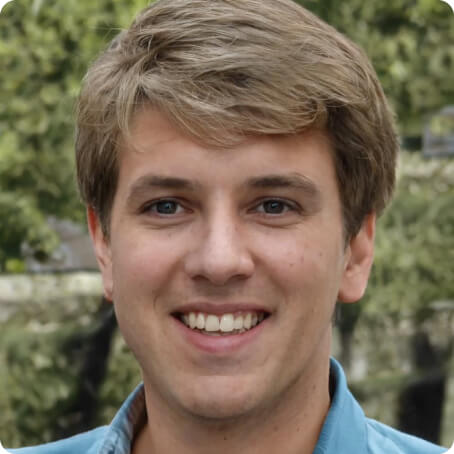
#> input picture codes/Question3/train.jpg, 454 x 454 px
$ jupyter execute 'Discrete Hopfield Network.ipynb'
#> lines starting #> are read from the running program, lines starting #| are printed output that depends on the picture; after the words box and inside, x2 and y2 are one past the last pixel; in counts of white or black regions, pixels touching at a corner belong together
[cell 1]
import cv2
import numpy as np
from skimage import color
from PIL import Image
import random
import matplotlib.pyplot as plt

[cell 2]
def normalize(image):
  a = np.array(image.resize((64, 64)))
  a = a/255
  res = a[:,:,0]
  threshold = 0.46
  normal_img = np.where(res <= threshold, 1, -1)

  return normal_img

[cell 3]
def MdHebbian_Weight(input):
  n = np.size(input, axis = 0)
  W = np.zeros((n, n))
  I = np.identity(n)
  ST = np.transpose(input)
  W = np.dot(input, ST)-I
  return W

[cell 4]
trainImg = Image.open('train.jpg')
#> trainImg is the input picture: PIL image 454x454 RGB; mean R, G, B 120.6, 107.4, 86.5
testImg1 = Image.open('test1.png')
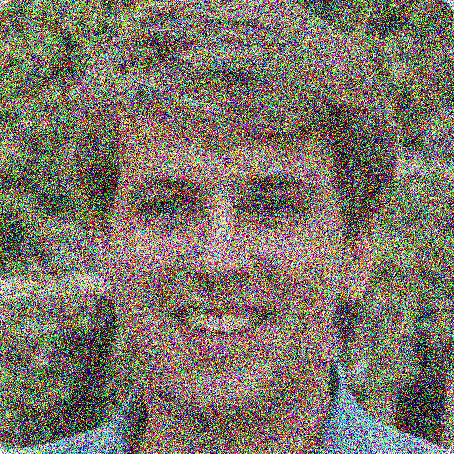
#> input picture codes/Question3/test1.png, 454 x 454 px
#> testImg1 is the input picture: PIL image 454x454 RGBA; mean R, G, B, A 123.3, 116, 104, 255
testImg2 = Image.open('test2.png')
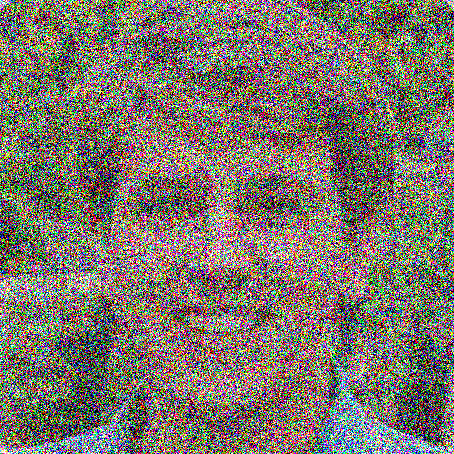
#> input picture codes/Question3/test2.png, 454 x 454 px
#> testImg2 is the input picture: PIL image 454x454 RGBA; mean R, G, B, A 124, 117.4, 107.1, 255
testImg3 = Image.open('test3.png')
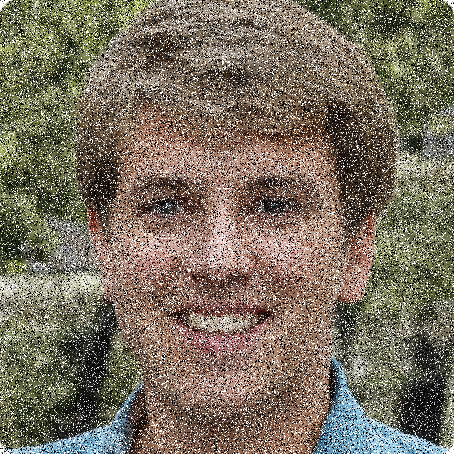
#> input picture codes/Question3/test3.png, 454 x 454 px
#> testImg3 is the input picture: PIL image 454x454 RGBA; mean R, G, B, A 122.3, 112, 95.7, 255

[cell 5]
train = normalize(trainImg)
#> in normalize, `normal_img = np.where(res <= threshold, 1, -1)`:
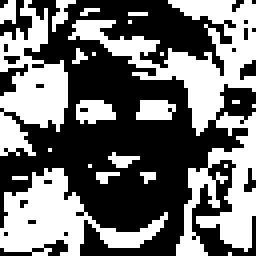
#> normal_img: shape (64, 64) int64 (shown 4 times larger); values -1 (black) and 1 (white), 44.2% white; 23 white regions (17 under 20 px), largest, box (x1, y1, x2, y2) and area: (17, 0, 64, 64) 859, (0, 42, 42, 64) 396, (0, 0, 17, 39) 358, (19, 25, 29, 31) 45, (34, 25, 44, 30) 42, (13, 0, 19, 8) 21
test1 = normalize(testImg1)
#> in normalize (call 2), `normal_img = np.where(res <= threshold, 1, -1)`: normal_img: shape (64, 64) int64; values -1 (black) and 1 (white), 39.5% white; 60 white regions (51 under 20 px), largest, box (x1, y1, x2, y2) and area: (16, 5, 64, 34) 352, (0, 42, 21, 64) 284, (0, 14, 17, 39) 247
test2 = normalize(testImg2)
#> in normalize (call 3), `a = np.array(image.resize((64, 64)))`:
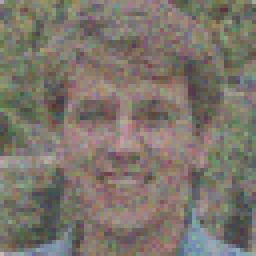
#> a: shape (64, 64, 4) (shown 4 times larger); mean R, G, B, A 123.9, 117.4, 107.1, 255
#> in normalize (call 3), `normal_img = np.where(res <= threshold, 1, -1)`: normal_img: shape (64, 64) int64; values -1 (black) and 1 (white), 38% white; 72 white regions (64 under 20 px), largest, box (x1, y1, x2, y2) and area: (39, 0, 64, 34) 329, (0, 2, 18, 39) 301, (44, 27, 64, 64) 274
test3 = normalize(testImg3)
#> in normalize (call 4), `res = a[:,:,0]`:
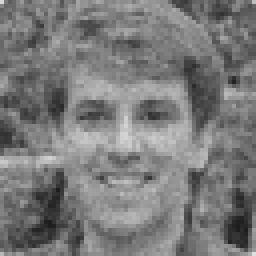
#> res: shape (64, 64) float64 (shown 4 times larger); min 0.114, max 0.875, mean 0.479
#> in normalize (call 4), `normal_img = np.where(res <= threshold, 1, -1)`:
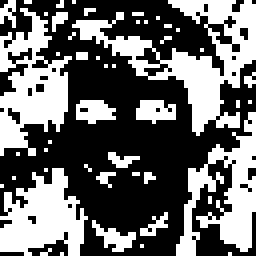
#> normal_img: shape (64, 64) int64 (shown 4 times larger); values -1 (black) and 1 (white), 41.7% white; 48 white regions (41 under 20 px), largest, box (x1, y1, x2, y2) and area: (18, 0, 64, 34) 490, (0, 2, 18, 39) 342, (44, 28, 64, 64) 308

[cell 6]
f, axis = plt.subplots(1,4, figsize=(10,10))
axis[0].imshow(train, cmap = "Greys")
axis[0].set_title("train")
axis[1].imshow(test1, cmap = "Greys")
axis[1].set_title("test1")
axis[2].imshow(test2, cmap = "Greys")
axis[2].set_title("test2")
axis[3].imshow(test3, cmap = "Greys")
axis[3].set_title("test3")

[cell 7]
a = np.size(train, axis = 0)
#> a = 64
b = np.size(train, axis = 1)
#> b = 64
M = a*b
#> M = 4096

[cell 8]
train_input = train.reshape(M, 1)
#> train_input = 4096 values, max 1 at index 2, min -1 at index 0, mean -0.117
weight = MdHebbian_Weight(train_input)
#> in MdHebbian_Weight, `n = np.size(input, axis = 0)`: n = 4096
#> in MdHebbian_Weight, `I = np.identity(n)`: I: shape (4096, 4096) float64; values 0 (black) and 1 (white), 0.02% white in thin lines or dots
#> in MdHebbian_Weight, `W = np.dot(input, ST)-I`:
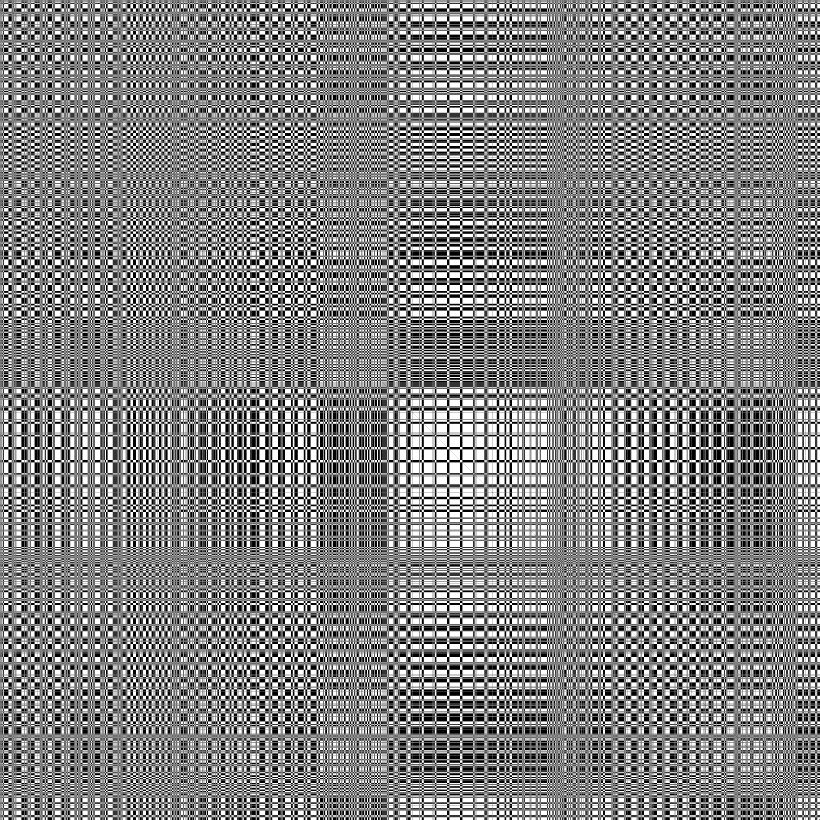
#> W: shape (4096, 4096) float64 (shown at 1/5 size); min -1, max 1, mean 0.0134; drawn with min black and max white
print(weight)
#> (printed output is left out)

[cell 9]
test1_flat = test1.copy().reshape(1, M)
test2_flat = test2.copy().reshape(1, M)
test3_flat = test3.copy().reshape(1, M)

[cell 10]
def Activation(y):
  out = 0
  if (y < 0):
    out = -1
  else:
      out = 1
  return out

[cell 11]
N = 0
K = 50
outputs = []
hamming1 = []
conv = False
iter = 0
test = test1_flat.copy()
while not conv:
  iter = iter + 1
  index = random.sample(range(0, M), M)
  for i in index:
    N = N + 1
    t_in = test@weight[i] + test1_flat[0][i]
    t = Activation(t_in)
    test[0][i] = t
    if (N%50 == 0):
      outputs.append(test.copy().reshape(train.shape))
      hamming1.append(np.sum(outputs[len(outputs) - 1] != train))
  outputs.append(test.copy().reshape(train.shape))
  conv = np.sum(outputs[len(outputs) - 1] == train) == 4096
#> this loop made 1 pass
#> conv on pass 1: True
#> after the loop, N = 4096; hamming1 = 81 values, max 592 at index 0, min 6 at index 80, mean 290; iter = 1; outputs = 82 items

outputs.insert(0, test1.reshape(train.shape))

[cell 12]
f, axarr = plt.subplots(1,10, figsize=(20,20))
axarr[0].imshow(outputs[0], cmap='Greys')
axarr[0].set_title('Input image')
for i in range(1, 9):
  axarr[i].imshow(outputs[(i)*10], cmap='Greys')
  axarr[i].set_title(f'Iteration = {i*500}')
axarr[9].imshow(outputs[len(outputs) - 1], cmap='Greys')
axarr[9].set_title('Last iteration')

[cell 13]
N = 0
K = 50
outputs = []
hamming2 = []
test = test2_flat
conv = False
iter = 0
while not conv:
  iter = iter + 1
  index = random.sample(range(0, M), M)
  for i in index:
    N = N + 1
    t_in = test@weight[i] + test2_flat[0][i]
    t = Activation(t_in)
    test[0][i] = t
    if (N%50 == 0):
      outputs.append(test.copy().reshape(train.shape))
      hamming2.append(np.sum(outputs[len(outputs) - 1] != train))
  outputs.append(test.copy().reshape(train.shape))
  conv = np.sum(outputs[len(outputs) - 1] == train) == M
#> after the loop, N = 4096; hamming2 = 81 values, max 672 at index 0, min 9 at index 80, mean 334.1; iter = 1

outputs.insert(0, test2.reshape(train.shape))

[cell 14]
f, axarr = plt.subplots(1,10, figsize=(20,20))
axarr[0].imshow(outputs[0], cmap='Greys')
axarr[0].set_title('Input image')
for i in range(1, 9):
  axarr[i].imshow(outputs[(i)*10], cmap='Greys')
  axarr[i].set_title(f'Iteration = {i*500}')
axarr[9].imshow(outputs[len(outputs) - 1], cmap='Greys')
axarr[9].set_title('Last iteration')
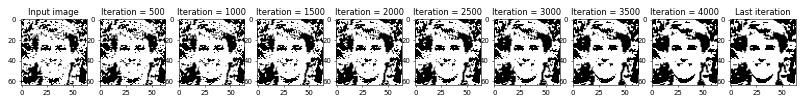
#> figure drawn by matplotlib, 10 panels

[cell 15]
N = 0
K = 50
outputs = []
hamming3 = []
test = test3_flat
conv = False
iter = 0
while not conv:
  iter = iter + 1
  index = random.sample(range(0, M), M)
  for i in index:
    N = N + 1
    t_in = test@weight[i] + test3_flat[0][i]
    t = Activation(t_in)
    test[0][i] = t
    if (N%50 == 0):
      outputs.append(test.copy().reshape(train.shape))
      hamming3.append(np.sum(outputs[len(outputs) - 1] != train))
  outputs.append(test.copy().reshape(train.shape))
  conv = np.sum(outputs[len(outputs) - 1] == train) == M
#> after the loop, N = 4096; hamming3 = 81 values, max 343 at index 0, min 2 at index 80, mean 173.7; iter = 1

outputs.insert(0, test3.reshape(train.shape))

[cell 16]
f, axarr = plt.subplots(1,10, figsize=(20,20))
axarr[0].imshow(outputs[0], cmap='Greys')
axarr[0].set_title('Input image')
for i in range(1, 9):
  axarr[i].imshow(outputs[(i)*10], cmap='Greys')
  axarr[i].set_title(f'Iteration = {i*500}')
axarr[9].imshow(outputs[len(outputs) - 1], cmap='Greys')
axarr[9].set_title('Last iteration')

[cell 17]
plt.plot(hamming1, label = "test1")
plt.plot(hamming2, label = "test2")
plt.plot(hamming3, label = "test3")
plt.xlabel('No of Iterations')
plt.ylabel('Hamming Distance')
plt.legend()
plt.show()
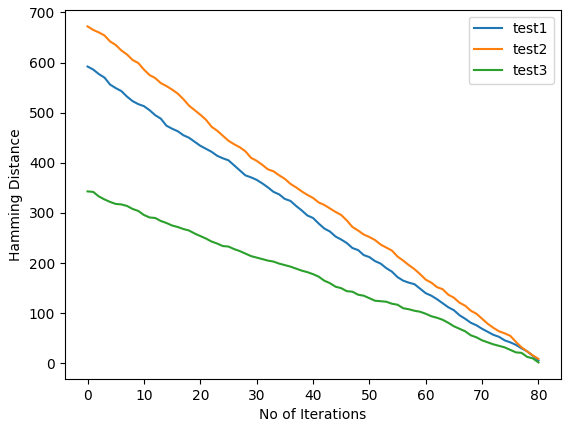
#> figure drawn by matplotlib, 1 panel; curve peaks at x = 0, y = 592; curve peaks at x = 0, y = 672; curve peaks at x = 0, y = 343
